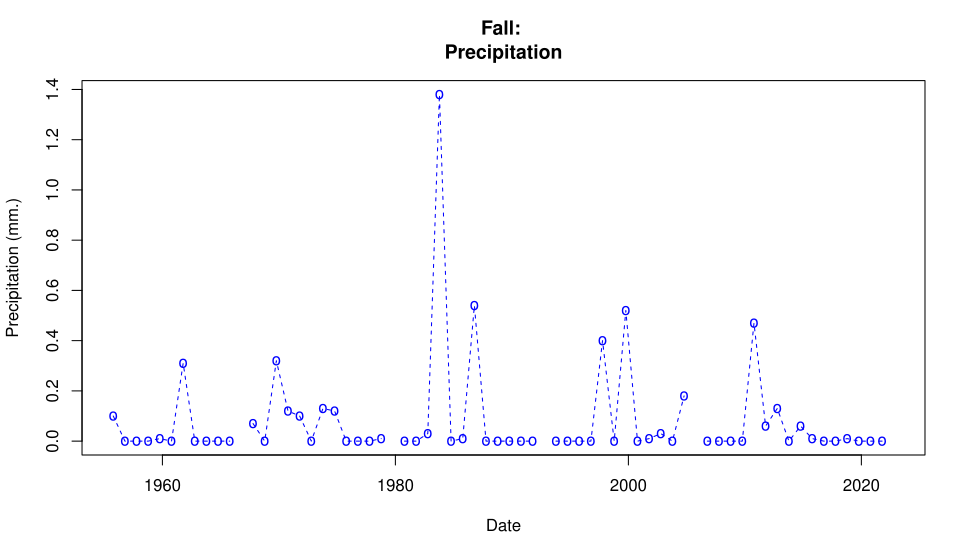

The R source for this figure:
fall = Weather_Data_Fall
x=fall$Date
y=fall$Precipitation
plot(x, y, main="Fall: 
Precipitation", xlab="Date", ylab="Precipitation (mm.)", col="blue", pch="o", lty=1)
lines(x, y, col="blue", lty=2)
